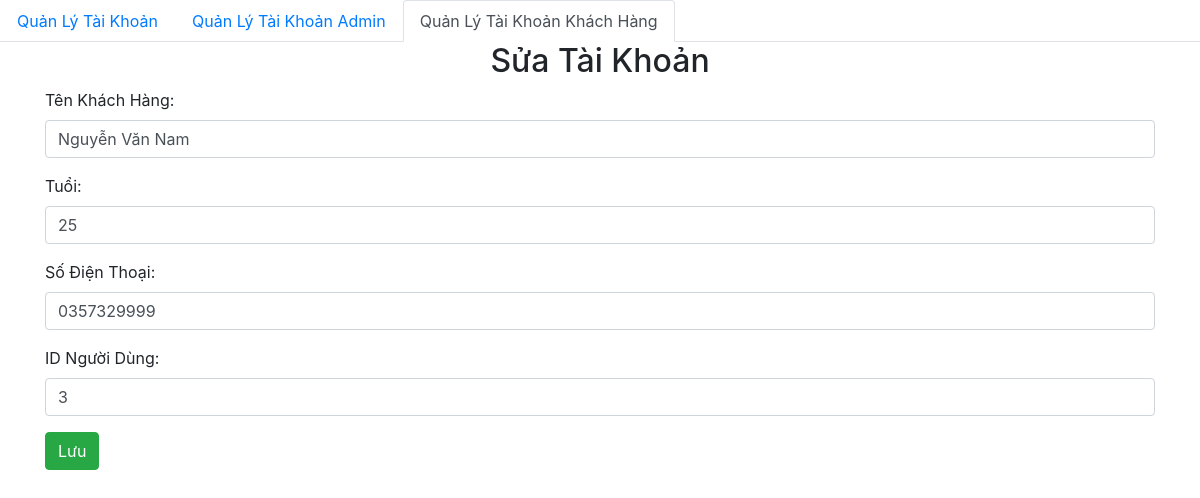
Page /adminpage/account/customer/customer_add.php?IDKH=1 on the committed database.
### tables this page shows
CREATE TABLE `khachhang` (
  `IDKH` int(11) NOT NULL,
  `tenkhachhang` varchar(255) DEFAULT NULL,
  `tuoi` int(10) DEFAULT NULL,
  `sdt` varchar(10) DEFAULT NULL,
  `IDuser` int(11) DEFAULT NULL
);

### db/dbhelper.php (called while the page is built, shortened)
<?php
function executeSingleResult($sql){
    $con=mysqli_connect(HOST,USERNAME,PASSWORD,DATABSE);
    $result= mysqli_query($con, $sql);
    $row = mysqli_fetch_array($result,1);
    return $row;
}

### adminpage/account/customer/customer_add.php (the view, shortened to what this page needs)
<?php
require_once('../../../db/dbhelper.php');
$tenkhachhang='';
$tuoi='';
$sdt='';
$IDuser='';
if(isset($_GET['IDKH'])){
    $IDKH=$_GET['IDKH'];
    $sql='select * from khachhang where IDKH="'.$IDKH.'"';
    $taikhoan= executeSingleResult($sql);
    if($taikhoan != null){
        $tenkhachhang=$taikhoan['tenkhachhang'];
        $tuoi=$taikhoan['tuoi'];
        $sdt=$taikhoan['sdt'];
        $IDuser=$taikhoan['IDuser'];
    }
}
?>
<!DOCTYPE html>
<html>
<head>
	<link rel="stylesheet" href="https://maxcdn.bootstrapcdn.com/bootstrap/4.4.1/css/bootstrap.min.css">
</head>
<body>
	<?php
	require_once('..\layout\navmenucustomer.php');
	?>
	<div class="container">
		<div class="panel panel-primary">
			<div class="panel-heading">
				<h2 class="text-center">Sửa Tài Khoản</h2>
			</div>
			<div class="panel-body">
                <form method="POST">
                <div class="form-group">
                    <label for="tenkhachhang">Tên Khách Hàng:</label>
                    <input type="text" class="form-control" id="tenkhachhang" name="tenkhachhang" value="<?=$tenkhachhang?>">
                </div>
                <div class="form-group">
                    <label for="tuoi">Tuổi:</label>
                    <input type="text" class="form-control" id="tuoi" name="tuoi" value="<?=$tuoi?>">
                </div>
                <div class="form-group">
                    <label for="sdt">Số Điện Thoại:</label>
                    <input type="text" class="form-control" id="sdt" name="sdt" value="<?=$sdt?>">
                </div>
                <div class="form-group">
                    <label for="IDuser">ID Người Dùng:</label>
                    <input type="text" class="form-control" id="IDuser" name="IDuser" value="<?=$IDuser?>">
                </div>
                <button class="btn btn-success">Lưu</button>
                </form>
			</div>
		</div>
	</div>
</body>
</html>

### rows in the picture
khachhang: tenkhachhang "Nguyễn Văn Nam", tuoi "25", sdt "0357329999", IDuser "3"
